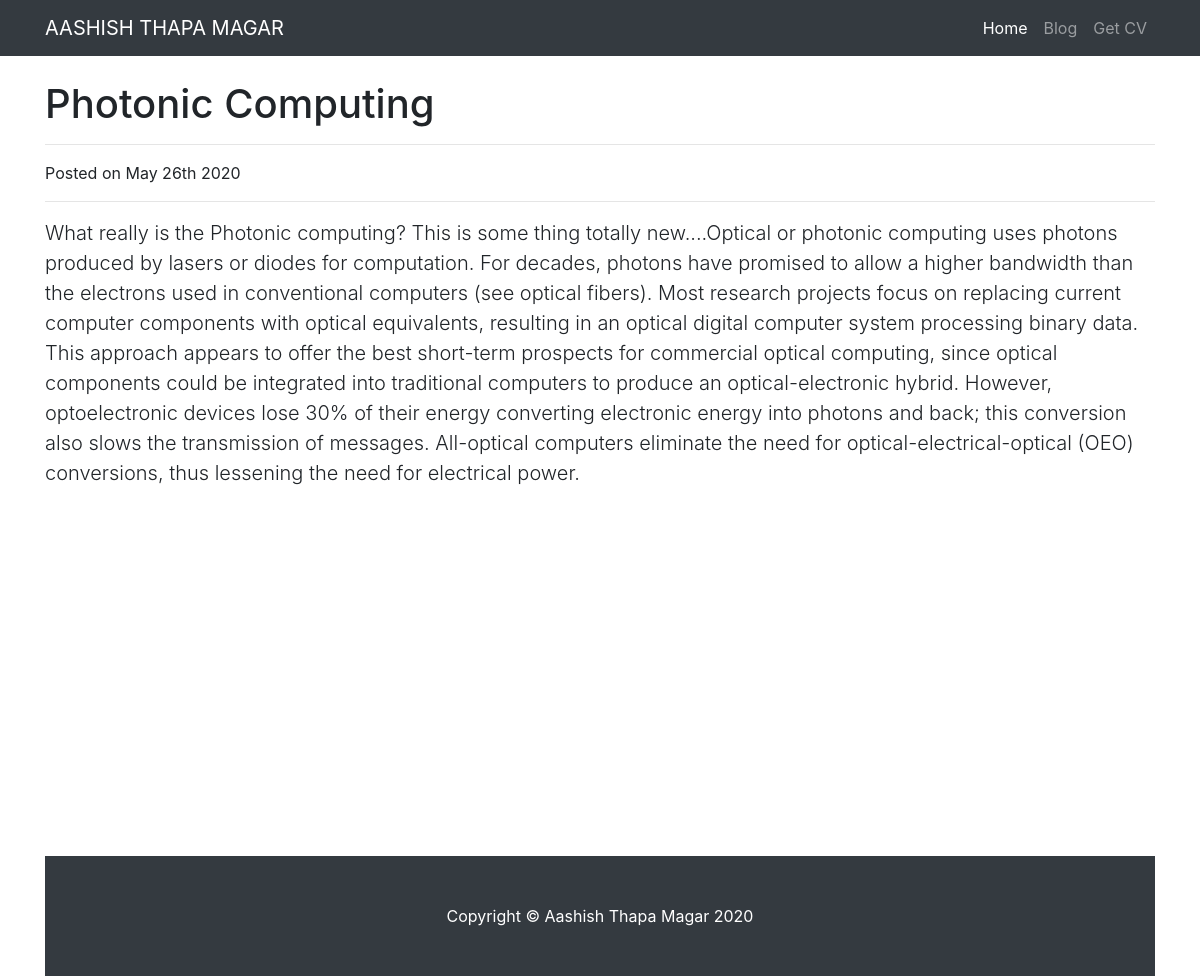
The page /blog/1 on the database its author committed.
### blog/models.py (models this page shows, shortened)
class Blog(models.Model):
    title = models.CharField(max_length=100)
    date = models.DateTimeField(auto_now=False)
    description = models.TextField()
    image = models.ImageField(blank=True)

### blog/views.py (the view)
# urls.py: path('<int:blog_id>', views.detail , name = 'detail'),
def detail(request, blog_id):
    blog = get_object_or_404(Blog,pk=blog_id)
    return render(request,'blog/detail.html',{'blog':blog})

### blog/templates/blog/detail.html (shortened to what this page needs)
{% extends 'portfolio/main.html' %}
{% block content %}
<div class="row" id="maincontent">
    <div class="col">
    <h1 class="mt-4">{{ blog.title }}</h1>
    <hr>
    <p>Posted on {{ blog.date|date:'F jS Y' }}</p>
    <hr>
    <p class="lead">{{blog.description | safe }}</p>
</div>
{% endblock%}

### portfolio/static/portfolio/css/style.css (style rules this page uses)
body { padding-top: 56px; }
#maincontent { min-height: 100vh; }

### rows shown on the page
Blog: title "Photonic Computing", date "May 26th 2020", description "What really is the Photonic computing? This is some thing totally new....Optical or photonic computing uses photons produced by lasers or diodes for computation. For decades, photons have promised to allow a higher bandwidth than the electrons used in conventional computers (see optical fibers). Most research projects focus on replacing current computer components with optical equivalents, resulting in an optical digital computer system processing binary data. This approach appears to offer the best short-term prospects for commercial optical computing, since optical components could be integrated into traditional computers to produce an optical-electronic hybrid. However, optoelectronic…"
